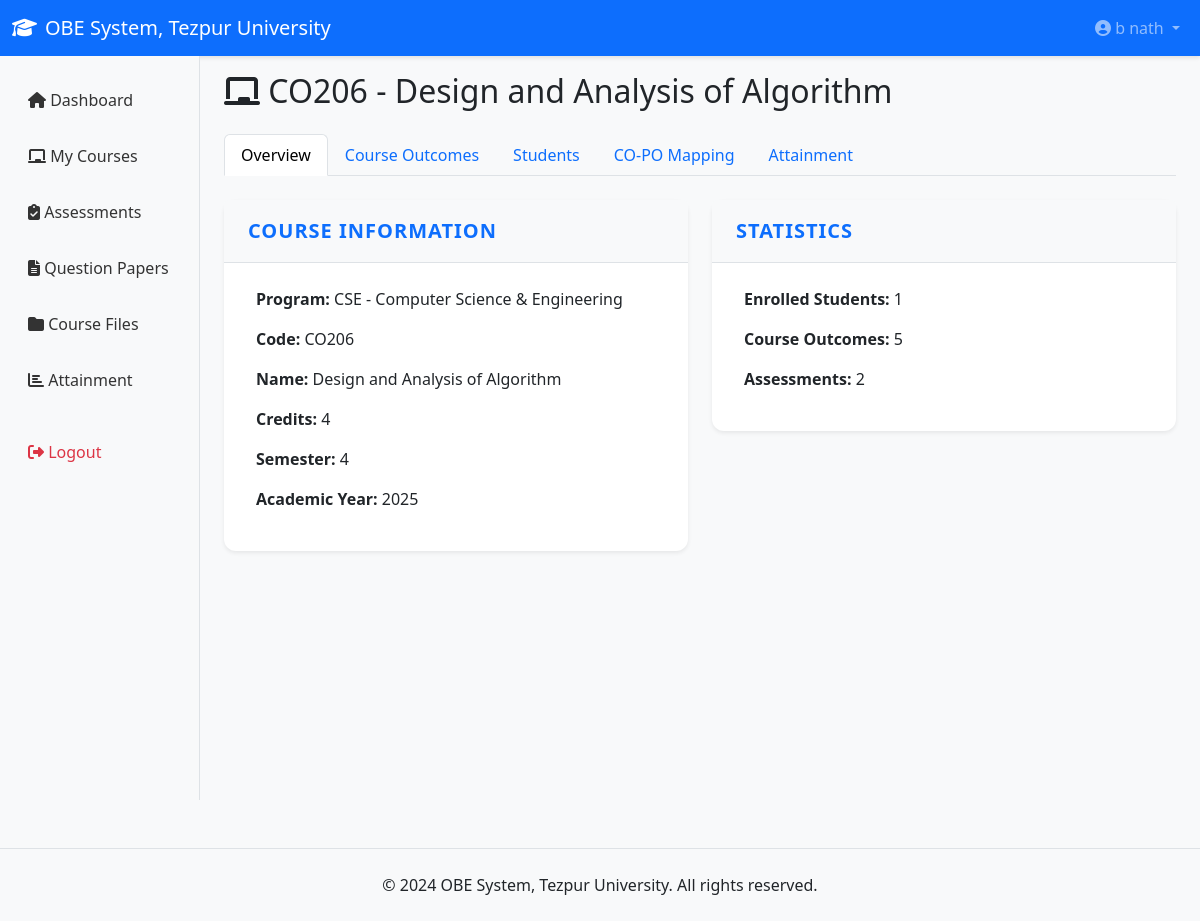
/faculty/course-detail.php?id=130 (signed in), run on the app's committed database.
### tables this page shows
CREATE TABLE `courses` (
  `id` int(11) NOT NULL,
  `program_id` int(11) NOT NULL,
  `code` varchar(20) NOT NULL,
  `name` varchar(200) NOT NULL,
  `credits` int(11) DEFAULT 4,
  `semester` int(11) NOT NULL,
  `faculty_id` int(11) DEFAULT NULL,
  `academic_year` varchar(20) DEFAULT NULL,
  `created_at` timestamp NOT NULL DEFAULT current_timestamp()
);

CREATE TABLE `programs` (
  `id` int(11) NOT NULL,
  `code` varchar(20) NOT NULL,
  `name` varchar(100) NOT NULL,
  `department` varchar(100) DEFAULT NULL,
  `duration` int(11) DEFAULT 4,
  `created_at` timestamp NOT NULL DEFAULT current_timestamp()
);

### includes/db.php (called while the page is built, shortened)
<?php
class Database {
    private $conn;
    public function __construct() {
        $this->conn = new mysqli(DB_HOST, DB_USER, DB_PASS, DB_NAME);
        $this->conn->set_charset("utf8mb4");
    }
    public function prepare($sql) {
        return $this->conn->prepare($sql);
    }
}
function getDB() {
    static $db = null;
    if (!$db) {
        $db = new Database();
    }
    return $db;
}
?>

### faculty/course-detail.php (the view, shortened to what this page needs)
<?php
require_once '../includes/db.php';
$db = getDB();
$user_id = $_SESSION['user_id'];
$course_id = isset($_GET['id']) ? intval($_GET['id']) : 0;
$stmt = $db->prepare("SELECT c.*, p.code as prog_code, p.name as prog_name, c.program_id FROM courses c
                     JOIN programs p ON c.program_id = p.id
                     WHERE c.id = ? AND c.faculty_id = ?");
$stmt->bind_param("ii", $course_id, $user_id);
$stmt->execute();
$course = $stmt->get_result()->fetch_assoc();
include '../includes/header.php';
?>
<h2 class="mb-4">
    <i class="fas fa-chalkboard"></i> <?php echo $course['code']; ?> - <?php echo $course['name']; ?>
</h2>
<ul class="nav nav-tabs mb-4" role="tablist">
    <li class="nav-item" role="presentation">
        <button class="nav-link active" id="overview-tab" data-bs-toggle="tab" data-bs-target="#overview" type="button">
            Overview
        </button>
    </li>
    <li class="nav-item" role="presentation">
        <button class="nav-link" id="outcomes-tab" data-bs-toggle="tab" data-bs-target="#outcomes" type="button">
            Course Outcomes
        </button>
    </li>
    <li class="nav-item" role="presentation">
        <button class="nav-link" id="students-tab" data-bs-toggle="tab" data-bs-target="#students" type="button">
            Students
        </button>
    </li>
    <li class="nav-item" role="presentation">
        <button class="nav-link" id="mapping-tab" data-bs-toggle="tab" data-bs-target="#mapping" type="button">
            CO-PO Mapping
        </button>
    </li>
    <li class="nav-item" role="presentation">
        <button class="nav-link" id="attainment-tab" data-bs-toggle="tab" data-bs-target="#attainment" type="button">
            Attainment
        </button>
    </li>
</ul>
<div class="tab-content">
    <div class="tab-pane fade show active" id="overview">
        <div class="row">
            <div class="col-md-6">
                <div class="card">
                    <div class="card-header">Course Information</div>
                    <div class="card-body">
                        <p><strong>Program:</strong> <?php echo $course['prog_code'] . ' - ' . $course['prog_name']; ?></p>
                        <p><strong>Code:</strong> <?php echo $course['code']; ?></p>
                        <p><strong>Name:</strong> <?php echo $course['name']; ?></p>
                        <p><strong>Credits:</strong> <?php echo $course['credits']; ?></p>
                        <p><strong>Semester:</strong> <?php echo $course['semester']; ?></p>
                        <p><strong>Academic Year:</strong> <?php echo $course['academic_year']; ?></p>
                    </div>
                </div>
            </div>
            <div class="col-md-6">
                <div class="card">
                    <div class="card-header">Statistics</div>
                    <div class="card-body">
                        <?php
                        $stmt = $db->prepare("SELECT COUNT(*) as count FROM enrollments WHERE course_id = ?");
                        $stmt->bind_param("i", $course_id);
                        $stmt->execute();
                        $enroll = $stmt->get_result()->fetch_assoc();
                        $stmt = $db->prepare("SELECT COUNT(*) as count FROM course_outcomes WHERE course_id = ?");
                        $stmt->bind_param("i", $course_id);
                        $stmt->execute();
                        $outcomes = $stmt->get_result()->fetch_assoc();
                        $stmt = $db->prepare("SELECT COUNT(*) as count FROM assessments WHERE course_id = ?");
                        $stmt->bind_param("i", $course_id);
                        $stmt->execute();
                        $assessments = $stmt->get_result()->fetch_assoc();
                        ?>
                        <p><strong>Enrolled Students:</strong> <?php echo $enroll['count']; ?></p>
                        <p><strong>Course Outcomes:</strong> <?php echo $outcomes['count']; ?></p>
                        <p><strong>Assessments:</strong> <?php echo $assessments['count']; ?></p>
                    </div>
                </div>
            </div>
        </div>
    </div>
</div>
<?php include '../includes/footer.php'; ?>

### assets/css/style.css (style rules this page uses)
* { margin: 0; padding: 0; box-sizing: border-box; }
body { font-family: 'Segoe UI', Tahoma, Geneva, Verdana, sans-serif; background-color: #f8f9fa; color: #212529; }
.card { border: none; box-shadow: 0 0.125rem 0.25rem rgba(0,0,0,0.075); margin-bottom: 1.5rem; border-radius: 0.75rem; background: #ffffff; transition: box-shadow 0.3s ease; }
.card-header { background-color: #f8f9fa; border-bottom: 1px solid #dee2e6; font-weight: 600; font-size: 1.25rem; padding: 1rem 1.5rem; border-top-left-radius: 0.75rem; border-top-right-radius: 0.75rem; color: #0d6efd; letter-spacing: 0.05em; text-transform: uppercase; }
.card-body { padding: 1.5rem 2rem; color: #212529; font-size: 1rem; }

### data on the page
courses: code "CO206", name "Design and Analysis of Algorithm", program.code "CSE", program.name "Computer Science & Engineering", credits "4", semester "4", academic_year "2025"

### other printed values
SITE_NAME "OBE System, Tezpur University"
$user['full_name'] "b nath"
$enroll['count'] "1"
$outcomes['count'] "5"
$assessments['count'] "2"
